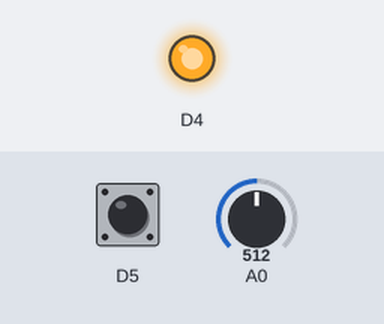
Bench run of a program on a simulated ESP8266 (Wemos D1 mini). On the bench: output pins drawn as LEDs (lit = HIGH). The inputs (shaded band) are chosen by the test bench; at power-on: D5 HIGH, A0 = 512.

Above: at 1.2 s.
1.3 s: D5 pulled LOW for 0.15 s
At 2.2 s:
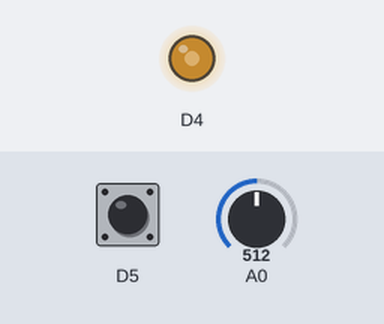
2.9 s: A0 set to 306
At 3.4 s:
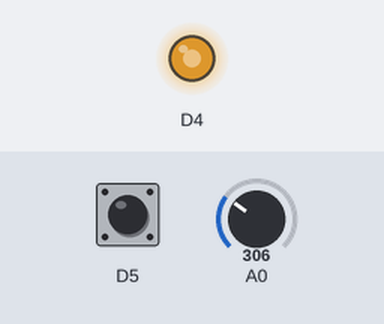
4.4 s: A0 set to 122
At 5.6 s:
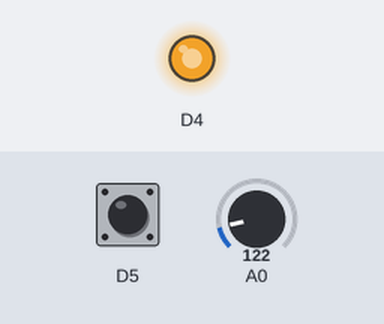
5.9 s: A0 set to 1023
At 6.9 s:
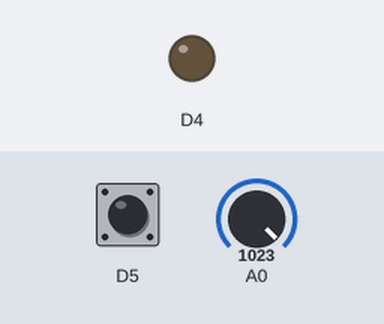
7.4 s: D5 pulled LOW for 1 s
At 8.1 s:
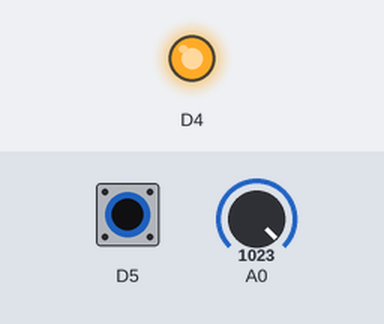
9.9 s: D5 pulled LOW for 3.2 s
At 11.2 s:
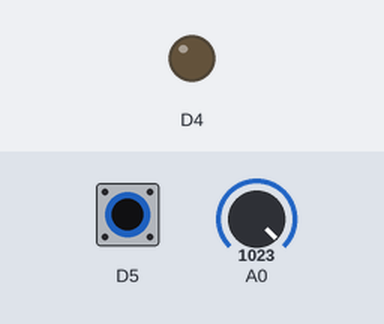
Timing chart, 0 to 12.9 s (numbered marks = the images above; inputs shaded):
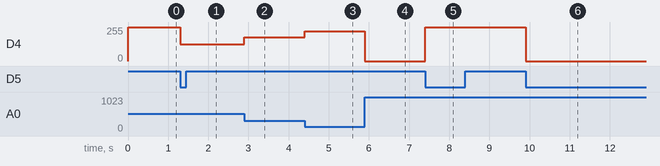

Measured:
- after the input at 1.3 s, D4: 255/255 → 127/255 at once
- after the input at 2.9 s, D4: 127/255 → 179/255 at once
- after the input at 4.4 s, D4: 179/255 → 225/255 at once
- after the input at 5.9 s, D4: 225/255 → 0/255 at once
- after the input at 7.4 s, D4: 0/255 → 255/255 at once
- after the input at 9.9 s, D4: 255/255 → 0/255 at once

The program:

main.cpp
```cpp
/* I Shawn Barrow, 000332631 certify that this material is my original work and none
other person's work has been used without due acknowledgement. 2022-09-26 **/
#include <Arduino.h>
int readValue = 0;
int previousButton;
int ledValue = 0;
int buttonState = HIGH;
int ledState = LOW;
void setup() {
 // configure the USB serial monitor
 Serial.begin(115200);
 // configure pin D5 as digital input - this is the pushbutton
 pinMode(D5, INPUT_PULLUP);
 // configure pin D4 as a digital output - this is the LED
 pinMode(D4, OUTPUT);

}
void loop() {
  previousButton = digitalRead(D5);
  previousButton = buttonState;
  buttonState = digitalRead(D5);
  //Map the POT value to vary the brightness of the LED.
  readValue = analogRead(A0);
  ledValue = map(readValue,0,1023,255,0);

  //Control the LED  using button state
  if (previousButton == HIGH && buttonState == LOW) {
    if (ledState == LOW){
      ledState = HIGH;
    } else {
      ledState = LOW;
    }
  }

  //Control initial state of LED
  if (ledState == HIGH){
  analogWrite(D4,ledValue);
  } else{
    digitalWrite(D4,HIGH);
  }

}
```
